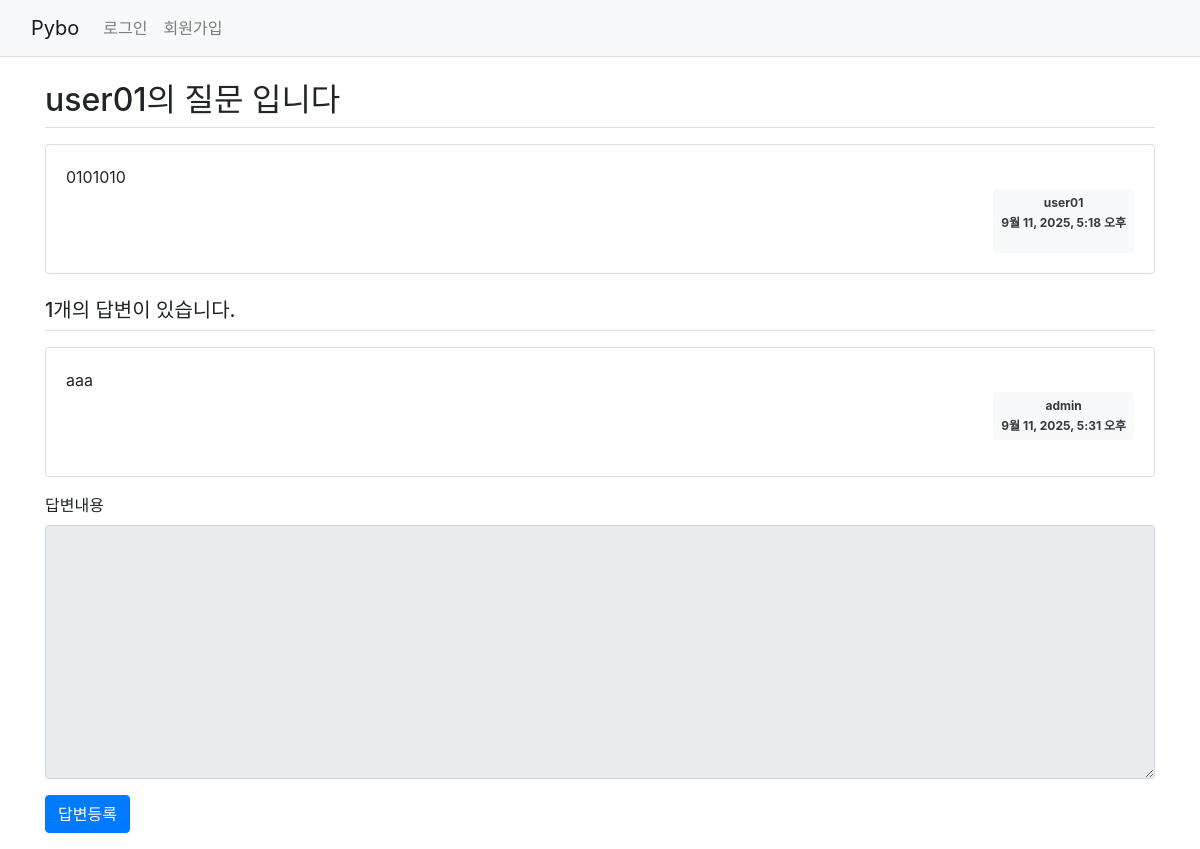
The app's page /407/, older data.
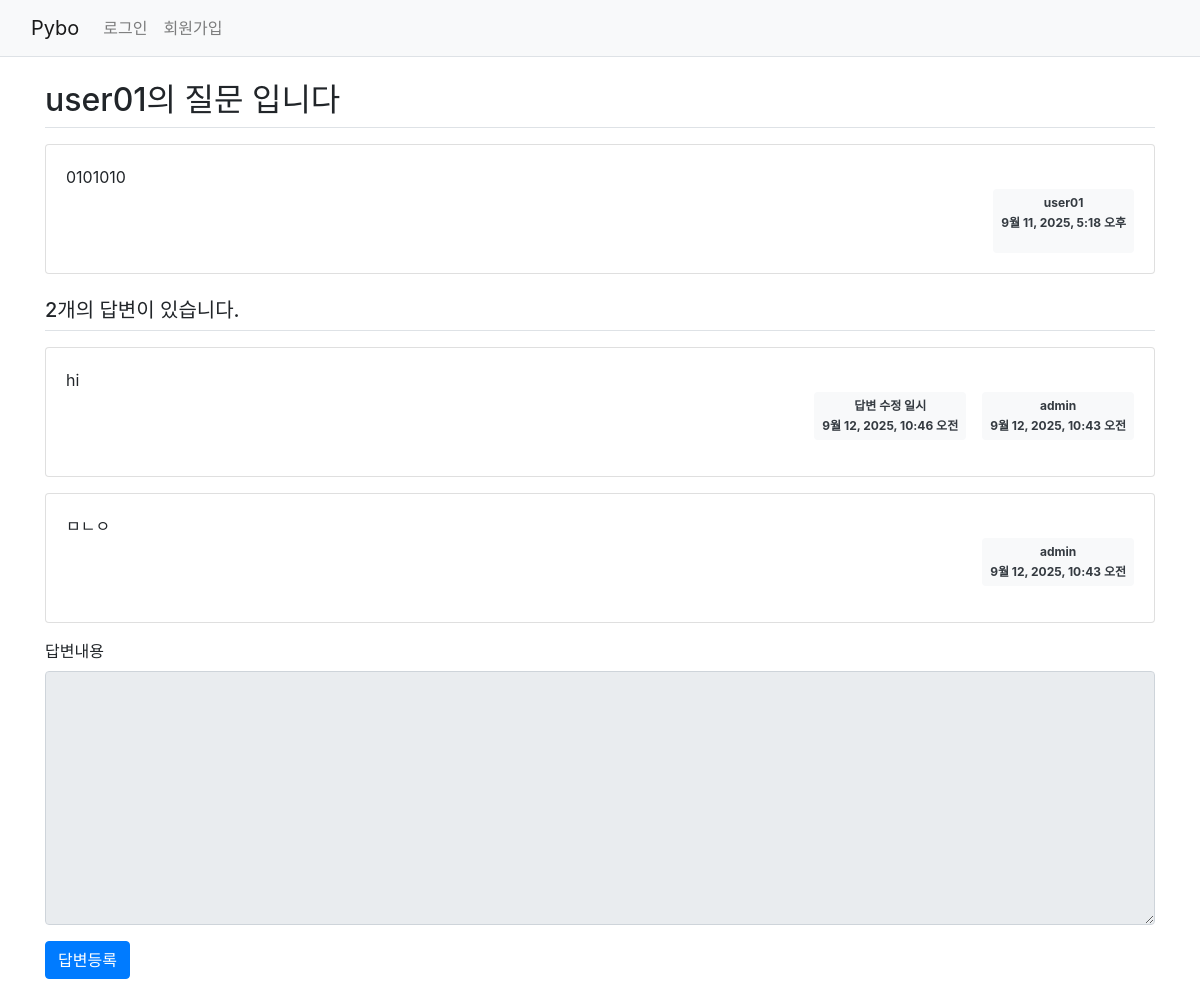
The same page, newer data.
### pybo/models.py (models this page shows, shortened)
class Question(models.Model):
    author = models.ForeignKey(User, on_delete=models.CASCADE,null=True)
    modify_date = models.DateTimeField(null=True, blank=True)
    subject = models.CharField(max_length=200)
    content = models.TextField()
    create_date = models.DateTimeField()

class Answer(models.Model):
    author = models.ForeignKey(User, on_delete=models.CASCADE,null=True)
    modify_date = models.DateTimeField(null=True, blank=True)
    question = models.ForeignKey(Question, on_delete=models.CASCADE)
    content = models.TextField()
    create_date = models.DateTimeField()

### pybo/views.py (the view)
# urls.py: path('<int:question_id>/', views.detail, name='detail'),
def detail(request, question_id):
    question = get_object_or_404(Question, pk=question_id) # question_id에 해당하는 객체 추출
    context = {'question': question}
    return render(request, 'pybo/question_detail.html', context)

### templates/pybo/question_detail.html (shortened to what this page needs)
{% extends 'base.html' %}
{% block content %}
<div class="container my-3">
    <h2 class="border-bottom py-2">{{ question.subject }}</h2>
    <div class="card my-3">
        <div class="card-body">
            <div class="card-text" style="white-space: pre-line;">{{ question.content }}</div>
            <div class="d-flex justify-content-end">
                <div class="badge bg-light text-dark p-2 text-start">
                    <div class="mb-2">{{ question.author.username }}</div>
                    <div>{{ question.create_date }}</div>
                </div>
            </div>
        </div>
    </div>
    <h5 class="border-bottom my-3 py-2">{{question.answer_set.count}}개의 답변이 있습니다.</h5>
    {% for answer in question.answer_set.all %}
    <div class="card my-3">
        <div class="card-body">
            <div class="card-text" style="white-space: pre-line;">{{ answer.content }}</div>
            <div class="d-flex justify-content-end">
                {% if answer.modify_date %}
            <div class="badge bg-light text-dark p-2 text-start mx-3">
                <div class="mb-2">답변 수정 일시</div>
                <div>{{ answer.modify_date }}</div>
            </div>
            {% endif %}
                <div class="badge bg-light text-dark p-2 text-start">
                    <div class="mb-2">{{ answer.author.username }}</div>
                    <div>{{ answer.create_date }}</div>
                </div>
            </div>
        </div>
    </div>
    {% endfor %}
    <form
            {% if user.is_authenticated %}
            action="{% url 'pybo:answer_create' question.id %}" method="post"
            {% else %}
            onsubmit="alert('로그인 후 이용 가능합니다.'); return false;"
            {% endif %}
            class="my-3">
        <div class="mb-3">
            <label for="content" class="form-label">답변내용</label>
            <textarea
                    {% if not user.is_authenticated %} disabled {% endif %}
                    name="content" id="content" class="form-control" rows="10"></textarea>
        </div>
        <input type="submit" value="답변등록" class="btn btn-primary">
    </form>
</div>
{% endblock %}

### templates/base.html (shortened to what this page needs)
{% load static %}
<!doctype html>
<html lang="ko">
<head>
    <link rel="stylesheet" type="text/css" href="{% static 'bootstrap.min.css' %}">
    <link rel="stylesheet" type="text/css" href="{% static 'style.css' %}">
</head>
<body>
<nav class="navbar navbar-expand-lg navbar-light bg-light border-bottom">
    <div class="container-fluid">
        <a class="navbar-brand" href="{% url 'pybo:index' %}">Pybo</a>
        <div class="collapse navbar-collapse" id="navbarSupportedContent">
            <ul class="navbar-nav me-auto mb-2 mb-lg-0">
                <li class="nav-item">
                    {% if user.is_authenticated %}
                    <a class="nav-link" href="{% url 'common:logout' %}">{{ user.username }} (로그아웃)</a>
                    {% else %}
                    <a class="nav-link" href="{% url 'common:login' %}">로그인</a>
                    {% endif %}
                </li>
                <li>
                    {% if not user.is_authenticated %}
                    <a class="nav-link" href="{% url 'common:signup' %}">회원가입</a>
                    {% endif %}
                </li>
            </ul>
        </div>
    </div>
</nav>
{% block content %}
{% endblock %}
</body>
</html>

Row changes from the older to the newer data that the page shows:
removed Answer: content "aaa", author.username "admin", create_date "9월 11, 2025, 5:31 오후"
computed for Question "user01의 질문 입니다": answer_set.count "1" → "2"
added Answer: content "hi", modify_date "9월 12, 2025, 10:46 오전", author.username "admin", create_date "9월 12, 2025, 10:43 오전"
added Answer: content "ㅁㄴㅇ", author.username "admin", create_date "9월 12, 2025, 10:43 오전"
